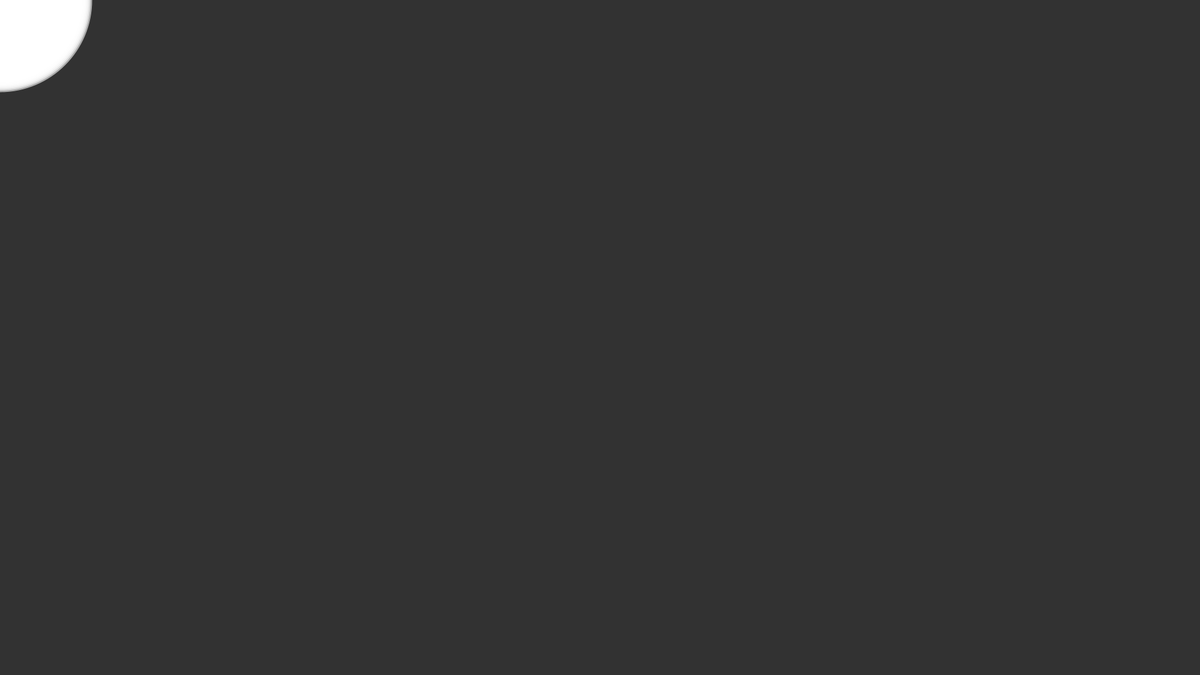
Frame 1 (no input)
Frame 60 (the mouse pressed at the canvas centre just before this capture): identical to frame 1, image omitted
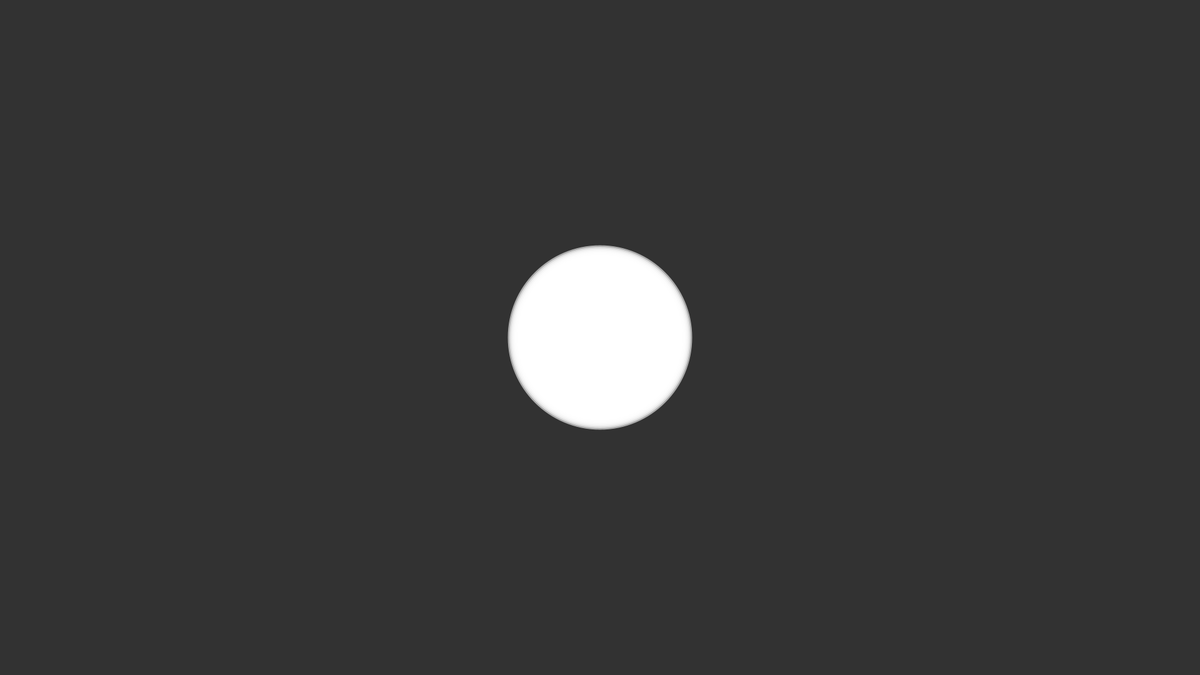
Frame 120 (the mouse held since frame 60 and released just before this capture)

The Processing sketch that drew these frames (run headless with seeded random() and noise(); from frame 60 on, the mouse is pressed at the canvas centre):

// Processing sketch: Arrays_05_InputStore
// ── Arrays_05_InputStore.pde
/*
Arrays_05_InputStore.pde
Source: https://processing.org/examples/storinginput.html
Summary: A sketch that uses an array to store mouseX and mouseY values and plays
them back to create a trailing effect on an ellipse positioned on the mouse.
*/

int trailSize = 60; //number of inputs stored in the array
float[] mx = new float[trailSize];
float[] my = new float[trailSize]; //arrays to store mouseX and mouseY values
int scale = 5;

void setup(){
  size(1920, 1080);
  noStroke();
  fill(255, 150); //alpha value to have slight transparency
}

void draw(){
  background(50); //refresh bg
  
  //Once each frame, store a mouseX, mouseY input at a position frameCount%trailSize
  int currFrame = frameCount % trailSize;
  mx[currFrame] = mouseX;
  my[currFrame] = mouseY;
  
  for(int i =0; i < trailSize; i++){
    int index = (currFrame + i)%trailSize;
    ellipse(mx[index], my[index], i*scale, i*scale);
  }
}
